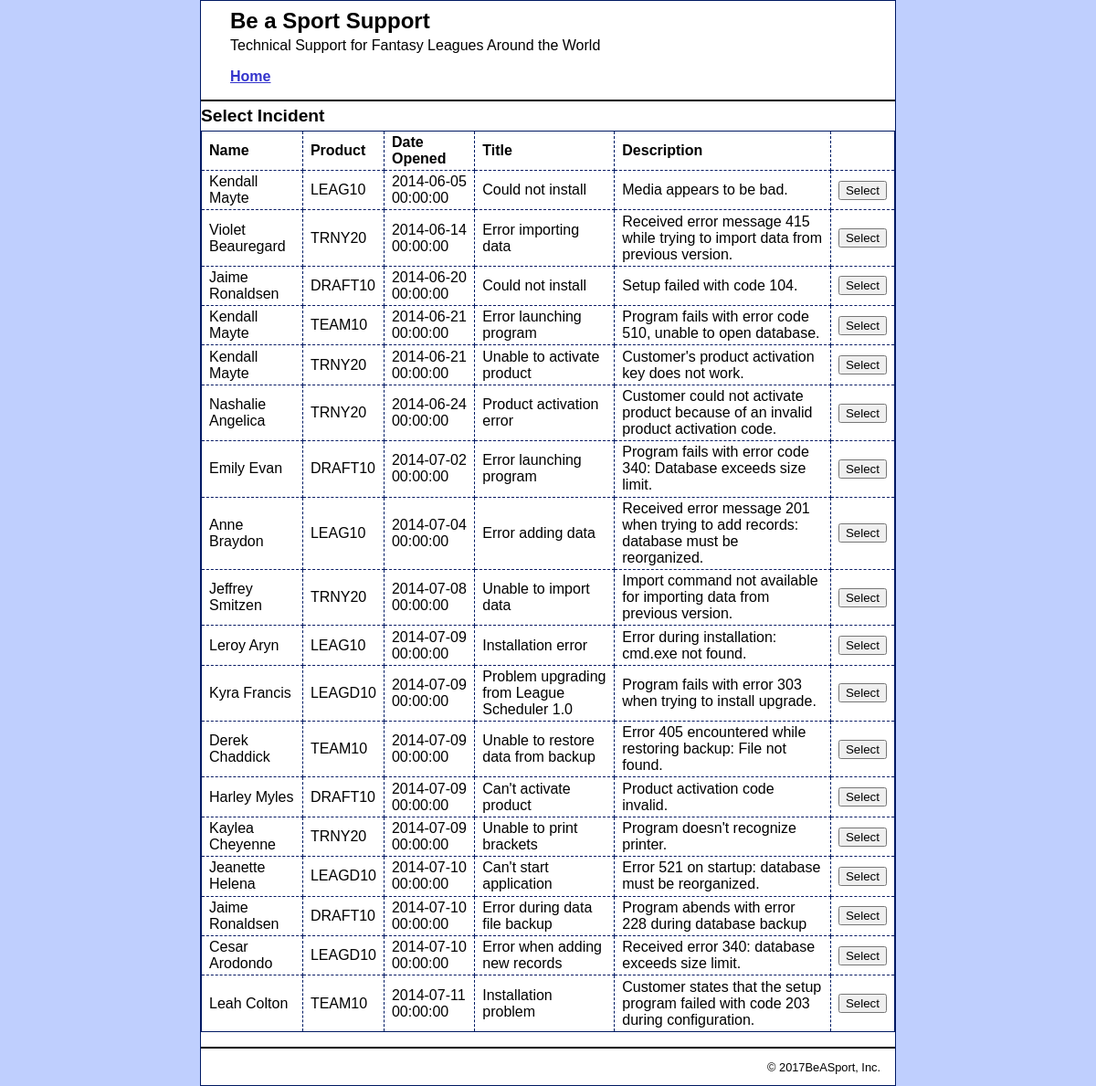
Page /tech_support/assign_incident/index.php on the committed database.
### tables this page shows
CREATE TABLE incidents(
    incidentID int NOT NULL AUTO_INCREMENT,
    customerID int NOT NULL,
    productCode varchar(10) NOT NULL,
    techID int NULL,
    dateOpened datetime NOT NULL,
    dateClosed datetime NULL,
    title varchar(50) NOT NULL,
    description varchar(2000) NOT NULL,
    PRIMARY KEY (incidentID) 
);

CREATE TABLE customers (
    customerID int NOT NULL AUTO_INCREMENT,
    firstName varchar(50) NOT NULL,
    lastName varchar(50) NOT NULL,
    address varchar(50) NOT NULL,
    city varchar(50) NOT NULL,
    state varchar(50) NOT NULL,
    postalCode varchar(20) NOT NULL,
    countryCode char(2) NOT NULL,
    phone varchar(20) NOT NULL,
    email varchar(50) NOT NULL UNIQUE,
    password varchar(20) NOT NULL,
    PRIMARY KEY (customerID)
);

### tech_support/assign_incident/index.php (the view, shortened to what this page needs)
<?php
include '../view/header.php';
require('../model/database.php');
$query = 	'SELECT incidentID, c.firstName, c.lastName, productCode, dateOpened, title, description
			FROM incidents i
			INNER JOIN customers c
				ON c.customerID = i.customerID';
$statement = $db-> prepare($query);
$statement ->execute();
$incidents=$statement->fetchAll(PDO::FETCH_ASSOC);
?>
<html>
<link rel="stylesheet" href="../main.css" />
	<h2>Select Incident</h2>
	<table>
		<tr>
			<th>Name</th>
			<th>Product</th>
			<th>Date Opened</th>
			<th>Title</th>
			<th>Description</th>
			<th>&nbsp;</th>
		</tr>
		<?php foreach ($incidents as $incident) : ?>
		<tr>
			<td><?php echo $incident['firstName'].' '. $incident['lastName']; ?> </td>
			<td><?php echo $incident['productCode']; ?> </td>
			<td><?php echo $incident['dateOpened']; ?> </td>
			<td><?php echo $incident['title']; ?> </td>
			<td><?php echo $incident['description']; ?> </td>
			<td>
				<form action='select_tech.php' >
					<input type="submit" value="Select">
				</form>
			</td>
		</tr>
		<?php endforeach; ?>
	</table>
</html>
<?php include '../view/footer.php'; ?>

### tech_support/view/header.php (shortened to what this page needs)
<!DOCTYPE html>
<html>
<head>
    <link rel="stylesheet" type="text/css"
          href="/Lab4_start/tech_support/main.css">
</head>
<body>
<header>
    <h1>Be a Sport Support</h1>
    <p>Technical Support for Fantasy Leagues Around the World</p>
    <nav>
        <ul>
            <li><a href="/Lab5/tech_support/index.php">Home</a></li>
        </ul>
    </nav>
</header>

### tech_support/view/footer.php
<footer>
    <p class="copyright">
        &copy; <?php echo date("Y"); ?>BeASport, Inc.
    </p>
</footer>
</body>
</html>

### tech_support/main.css (style rules this page uses)
html { background-color: #BFCFFE; }
body { margin-top: 0; font-family: Arial, Helvetica, sans-serif; width: 760px; margin: 0 auto; background-color: white; border: 1px solid #001963; }
header { margin: 0; border-bottom: 2px solid black; padding: .5em 2em; }
header h1 { color: black; margin: 0; padding: 0; }
header p { margin: 0; padding: .25em 0 0 0; }
header ul { margin: 0; padding: 1em 0 0 0; }
footer { clear: both; margin-top: 1em; padding-right: 1em; border-top: 2px solid black; }
footer p { text-align: right; font-size: 80%; margin: 1em 0; }
h1 { font-size: 150%; margin: 0; padding: .5em 0 .25em; }
h2 { font-size: 120%; margin: 0; padding: .25em 0 .25em ; }
h1, h2 { color: black; }
p { margin: .5em 0 .5em 0; padding: 0; }
ul { margin: 0; padding: 0; }
li { margin: 0; padding: 0; }
nav ul { list-style-type: none; margin-left: 0; padding-left: 0; }
nav ul li { padding-bottom: 0.5em; }
a { color: #3333CC; font-weight: bold; }
table { border: 1px solid #001963; border-collapse: collapse; }
td, th { border: 1px dashed #001963; padding: .2em .5em .2em .5em; text-align: left; }
form { margin: 0; }
input { display: inline-block; float: left; }

### rows in the picture
incidents: customerID.firstName "Kendall", customerID.lastName "Mayte", productCode "LEAG10", dateOpened "2014-06-05 00:00:00", title "Could not install", description "Media appears to be bad."
incidents: customerID.firstName "Violet", customerID.lastName "Beauregard", productCode "TRNY20", dateOpened "2014-06-14 00:00:00", title "Error importing data", description "Received error message 415 while trying to import data from previous version."
incidents: customerID.firstName "Jaime", customerID.lastName "Ronaldsen", productCode "DRAFT10", dateOpened "2014-06-20 00:00:00", title "Could not install", description "Setup failed with code 104."
incidents: customerID.firstName "Kendall", customerID.lastName "Mayte", productCode "TEAM10", dateOpened "2014-06-21 00:00:00", title "Error launching program", description "Program fails with error code 510, unable to open database."
incidents: customerID.firstName "Kendall", customerID.lastName "Mayte", productCode "TRNY20", dateOpened "2014-06-21 00:00:00", title "Unable to activate product", description "Customer's product activation key does not work."
incidents: customerID.firstName "Nashalie", customerID.lastName "Angelica", productCode "TRNY20", dateOpened "2014-06-24 00:00:00", title "Product activation error", description "Customer could not activate product because of an invalid product activation code."
incidents: customerID.firstName "Emily", customerID.lastName "Evan", productCode "DRAFT10", dateOpened "2014-07-02 00:00:00", title "Error launching program", description "Program fails with error code 340: Database exceeds size limit."
incidents: customerID.firstName "Anne", customerID.lastName "Braydon", productCode "LEAG10", dateOpened "2014-07-04 00:00:00", title "Error adding data", description "Received error message 201 when trying to add records: database must be reorganized."
incidents: customerID.firstName "Jeffrey", customerID.lastName "Smitzen", productCode "TRNY20", dateOpened "2014-07-08 00:00:00", title "Unable to import data", description "Import command not available for importing data from previous version."
incidents: customerID.firstName "Leroy", customerID.lastName "Aryn", productCode "LEAG10", dateOpened "2014-07-09 00:00:00", title "Installation error", description "Error during installation: cmd.exe not found."
incidents: customerID.firstName "Kyra", customerID.lastName "Francis", productCode "LEAGD10", dateOpened "2014-07-09 00:00:00", title "Problem upgrading from League Scheduler 1.0", description "Program fails with error 303 when trying to install upgrade."
incidents: customerID.firstName "Derek", customerID.lastName "Chaddick", productCode "TEAM10", dateOpened "2014-07-09 00:00:00", title "Unable to restore data from backup", description "Error 405 encountered while restoring backup: File not found."
incidents: customerID.firstName "Harley", customerID.lastName "Myles", productCode "DRAFT10", dateOpened "2014-07-09 00:00:00", title "Can't activate product", description "Product activation code invalid."
incidents: customerID.firstName "Kaylea", customerID.lastName "Cheyenne", productCode "TRNY20", dateOpened "2014-07-09 00:00:00", title "Unable to print brackets", description "Program doesn't recognize printer."
incidents: customerID.firstName "Jeanette", customerID.lastName "Helena", productCode "LEAGD10", dateOpened "2014-07-10 00:00:00", title "Can't start application", description "Error 521 on startup: database must be reorganized."
incidents: customerID.firstName "Jaime", customerID.lastName "Ronaldsen", productCode "DRAFT10", dateOpened "2014-07-10 00:00:00", title "Error during data file backup", description "Program abends with error 228 during database backup"
incidents: customerID.firstName "Cesar", customerID.lastName "Arodondo", productCode "LEAGD10", dateOpened "2014-07-10 00:00:00", title "Error when adding new records", description "Received error 340: database exceeds size limit."
incidents: customerID.firstName "Leah", customerID.lastName "Colton", productCode "TEAM10", dateOpened "2014-07-11 00:00:00", title "Installation problem", description "Customer states that the setup program failed with code 203 during configuration."
